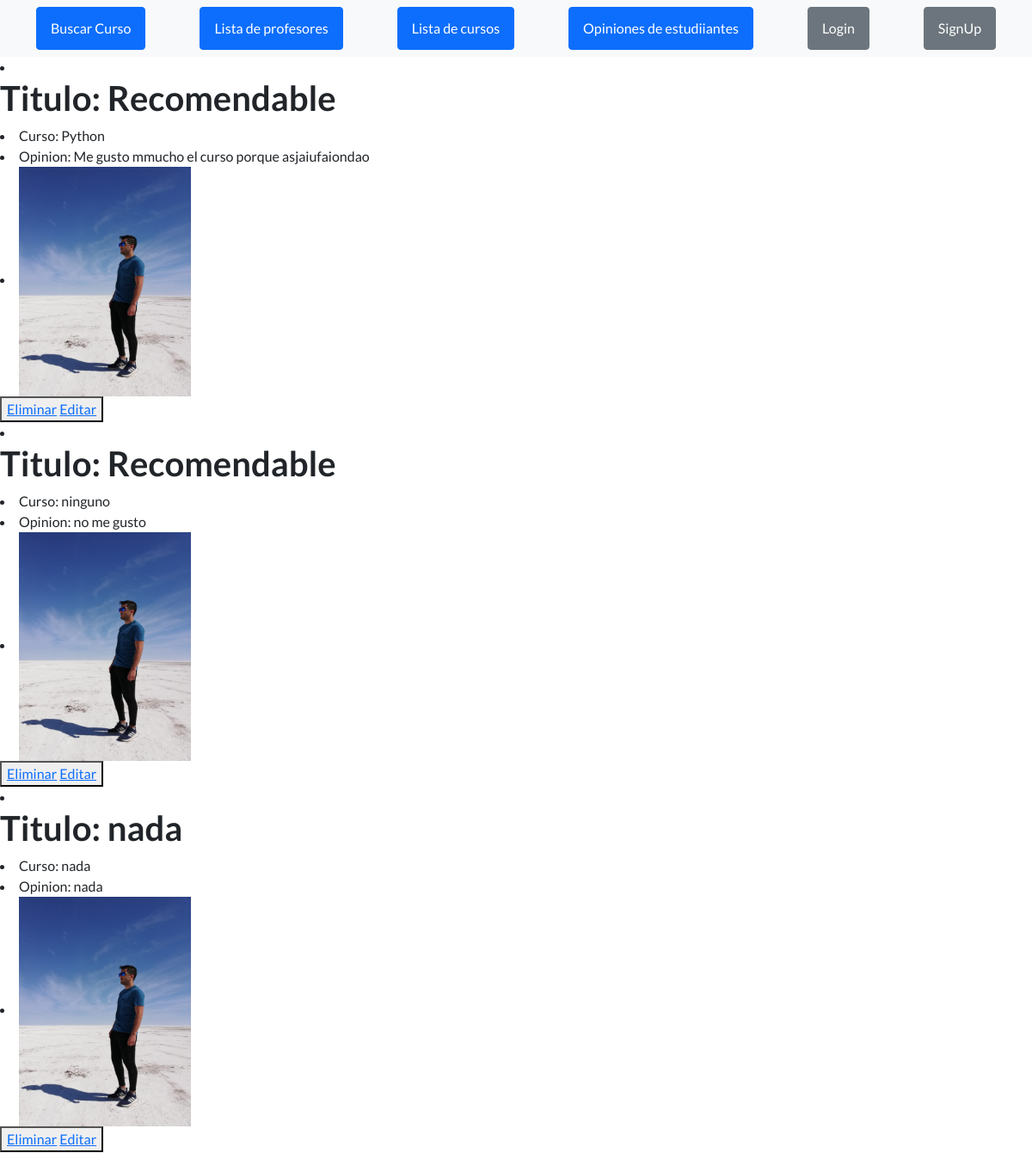
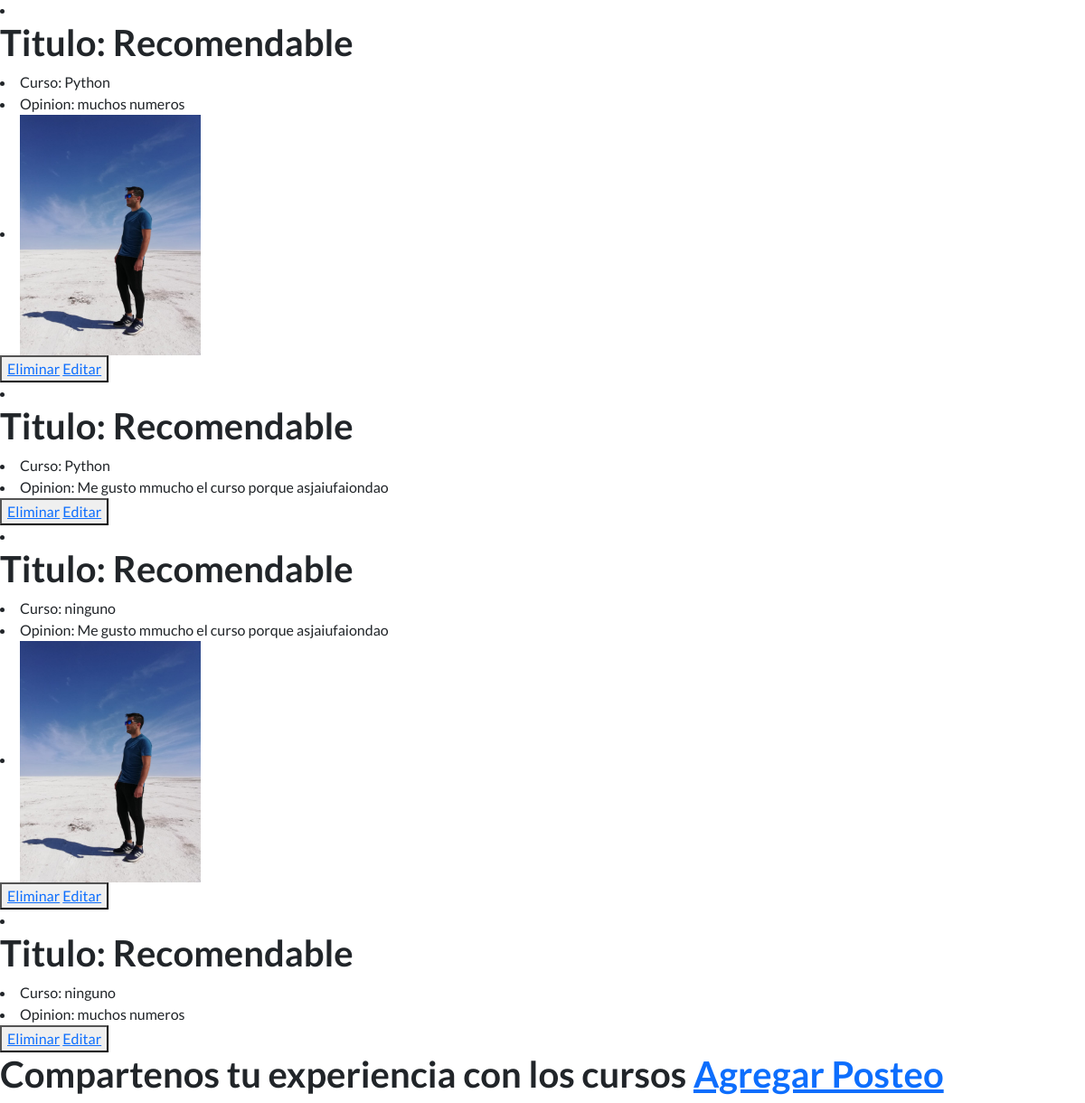
Page /listaposteos/ on the committed database (2 pictures, top to bottom).
### appCoder/models.py (models this page shows, shortened)
class Posteo(models.Model):
    titulo=models.CharField(max_length=30)
    curso_concretado=models.CharField(max_length=40)
    resenia=models.CharField(max_length=200)
    imagen = models.ImageField(upload_to="posts", null=True, blank=True)

### appCoder/views.py (the view)
# urls.py: path('listaposteos/', mostrar_posteos, name='lista_post'),
def mostrar_posteos(request):
      posteos= Posteo.objects.all()
      context = {'posteos': posteos}
      return render(request, 'mostrar_posteos.html', context=context)

### appCoder/templates/mostrar_posteos.html (shortened to what this page needs)
{% extends "index.html" %}
    {%load static %}
{% block codigoDinamico %}
    {% for p in posteos %}
    <li><h1> Titulo: {{ p.titulo }}</h1></li>
        <li> Curso: {{ p.curso_concretado }}</li>
        <li> Opinion: {{ p.resenia }}</li>
         {% if p.imagen %}
         <li><img src="{{ p.imagen.url }}" alt="Imagen" style="width: 200px"></li>
        {% endif%}
        <button>
            <a href="{% url 'eliminar_posteo' p.id %}"> Eliminar</a>
            <a href="{% url 'editar_posteo' p.id %}"> Editar</a>
         </button>
    {% endfor %}
    <h1>Compartenos tu experiencia con los cursos  <a href="{% url 'post' %}"> Agregar Posteo </a></h1>
{% endblock %}

### rows in the picture
Posteo: titulo "Recomendable", curso_concretado "Python", resenia "Me gusto mmucho el curso porque asjaiufaiondao", imagen (picture)
Posteo: titulo "Recomendable", curso_concretado "ninguno", resenia "no me gusto", imagen (picture)
Posteo: titulo "nada", curso_concretado "nada", resenia "nada", imagen (picture)
Posteo: titulo "Recomendable", curso_concretado "Python", resenia "muchos numeros", imagen (picture)
Posteo: titulo "Recomendable", curso_concretado "Python", resenia "Me gusto mmucho el curso porque asjaiufaiondao"
Posteo: titulo "Recomendable", curso_concretado "ninguno", resenia "Me gusto mmucho el curso porque asjaiufaiondao", imagen (picture)
Posteo: titulo "Recomendable", curso_concretado "ninguno", resenia "muchos numeros"
